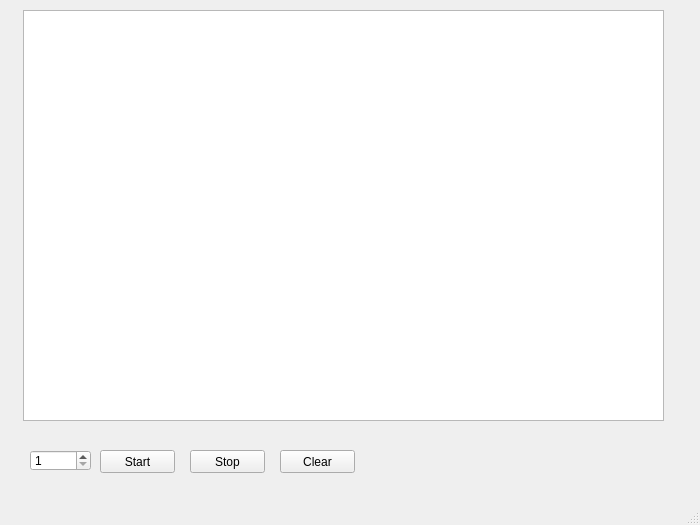
<?xml version="1.0" encoding="UTF-8"?>
<ui version="4.0">
 <class>MainWindow</class>
 <widget class="QMainWindow" name="MainWindow">
  <property name="geometry">
   <rect>
    <x>0</x>
    <y>0</y>
    <width>700</width>
    <height>525</height>
   </rect>
  </property>
  <property name="windowTitle">
   <string>MainWindow</string>
  </property>
  <widget class="QWidget" name="centralwidget">
   <widget class="QTextEdit" name="textEdit">
    <property name="geometry">
     <rect>
      <x>23</x>
      <y>10</y>
      <width>641</width>
      <height>411</height>
     </rect>
    </property>
    <property name="undoRedoEnabled">
     <bool>false</bool>
    </property>
    <property name="readOnly">
     <bool>true</bool>
    </property>
   </widget>
   <widget class="QSpinBox" name="spinBox">
    <property name="geometry">
     <rect>
      <x>30</x>
      <y>450</y>
      <width>61</width>
      <height>21</height>
     </rect>
    </property>
    <property name="minimum">
     <number>1</number>
    </property>
    <property name="maximum">
     <number>15</number>
    </property>
   </widget>
   <widget class="QPushButton" name="pushButton">
    <property name="geometry">
     <rect>
      <x>100</x>
      <y>450</y>
      <width>75</width>
      <height>23</height>
     </rect>
    </property>
    <property name="text">
     <string>Start</string>
    </property>
   </widget>
   <widget class="QPushButton" name="pushButton_2">
    <property name="geometry">
     <rect>
      <x>190</x>
      <y>450</y>
      <width>75</width>
      <height>23</height>
     </rect>
    </property>
    <property name="text">
     <string>Stop</string>
    </property>
   </widget>
   <widget class="QPushButton" name="pushButton_3">
    <property name="geometry">
     <rect>
      <x>280</x>
      <y>450</y>
      <width>75</width>
      <height>23</height>
     </rect>
    </property>
    <property name="text">
     <string>Clear</string>
    </property>
   </widget>
  </widget>
  <widget class="QMenuBar" name="menubar">
   <property name="geometry">
    <rect>
     <x>0</x>
     <y>0</y>
     <width>700</width>
     <height>21</height>
    </rect>
   </property>
  </widget>
  <widget class="QStatusBar" name="statusbar"/>
 </widget>
 <resources/>
 <connections/>
</ui>
